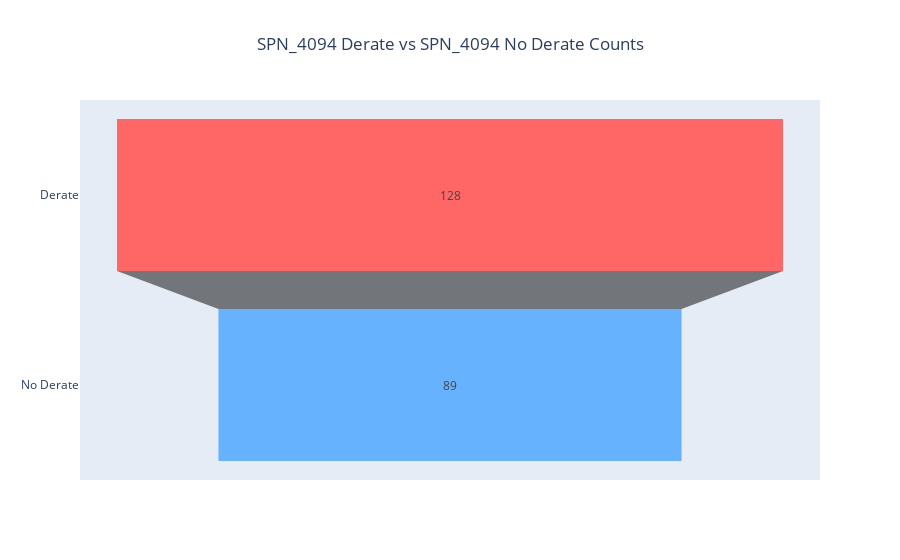

The cell this chart's notebook holds for it:
### Code cell
no_derate_count = spn_4094.loc[spn_4094['derate'] == 'No Derate'].shape[0]
derate_count = spn_4094.loc[spn_4094['derate'] == 'Derate'].shape[0]

# Create a funnel chart
fig = go.Figure(go.Funnel(
    y=['Derate', 'No Derate'],
    x=[derate_count, no_derate_count],
    textposition='auto',
    marker={'color': ['rgb(255, 102, 102)', 'rgb(102, 178, 255)'], 'line': {'width': 0}}))

fig.update_layout(title='SPN_4094 Derate vs SPN_4094 No Derate Counts',
                  title_x= 0.5)

fig.show()

### Figure 1 — Plotly figure (JSON) as saved in the notebook; plotly's stock layout.template omitted (floating-point values rounded to 4 significant figures)
{"data": [{"marker": {"color": ["rgb(255, 102, 102)", "rgb(102, 178, 255)"], "line": {"width": 0}}, "textposition": "auto", "type": "funnel", "x": [128, 89], "y": ["Derate", "No Derate"]}], "layout": {"title": {"text": "SPN_4094 Derate vs SPN_4094 No Derate Counts", "x": 0.5}}}
